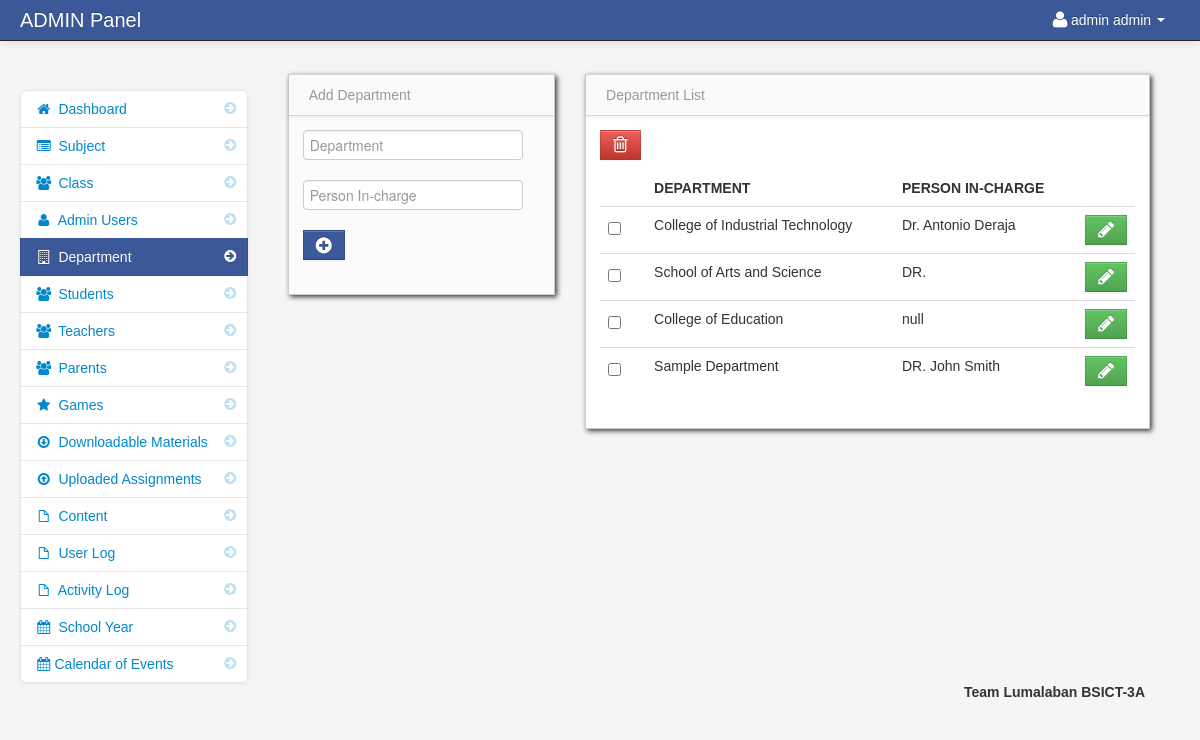
The page /admin/department.php (signed in) on the database as committed earlier.
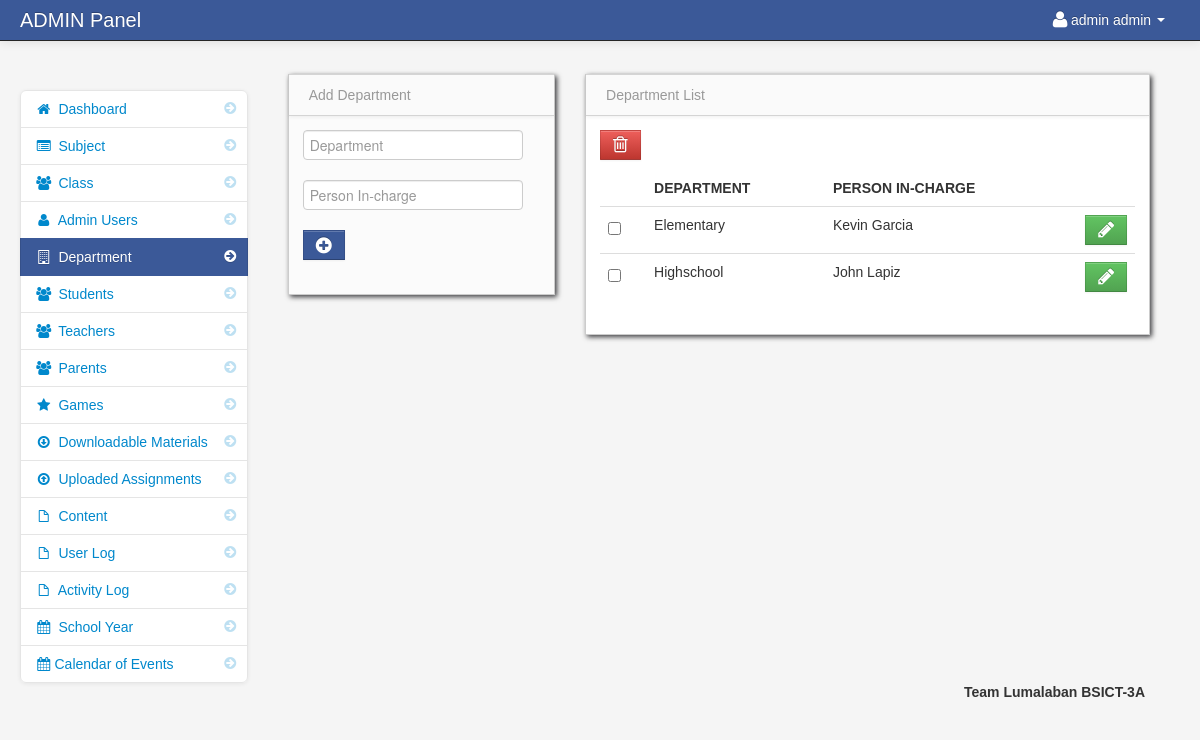
The same page on the database as committed later.
### tables this page shows
CREATE TABLE `department` (
  `department_id` int(11) NOT NULL,
  `department_name` varchar(100) NOT NULL,
  `dean` varchar(100) NOT NULL
);

### admin/department.php (the view, shortened to what this page needs)
<?php include('header.php'); ?>
    <body>
		<?php include('navbar.php'); ?>
        <div class="container-fluid">
            <div class="row-fluid">
				<?php include('department_sidebar.php'); ?>
				<div class="span3" id="adduser">
				<?php include('add_department.php'); ?>
				</div>
                <div class="span6" id="">
                     <div class="row-fluid">
                        <div id="block_bg" class="block">
                            <div class="navbar navbar-inner block-header">
                                <div class="muted pull-left">Department List</div>
                            </div>
                            <div class="block-content collapse in">
                                <div class="span12">
									<form action="delete_department.php" method="post">
  									<table cellpadding="0" cellspacing="0" border="0" class="table" id="example">
									<a data-toggle="modal" href="#department_delete" id="delete"  class="btn btn-danger" name=""><i class="icon-trash icon-large"></i></a>
										<thead>
										  <tr>
												<th></th>
												<th>Department</th>
												<th>Person In-charge</th>
												<th></th>
										   </tr>
										</thead>
										<tbody>
													<?php
													$user_query = mysqli_query($conn,"select * from department")or die(mysqli_error());
													while($row = mysqli_fetch_array($user_query)){
													$id = $row['department_id'];
													?>
													<tr>
														<td width="30">
														<input id="optionsCheckbox" class="uniform_on" name="selector[]" type="checkbox" value="<?php echo $id; ?>">
														</td>
														<td><?php echo $row['department_name']; ?></td>
														<td><?php echo $row['dean']; ?></td>
														<td width="30"><a href="edit_department.php<?php echo '?id='.$id; ?>" class="btn btn-success"><i class="icon-pencil icon-large"></i></a></td>
													</tr>
												<?php } ?>
										</tbody>
									</table>
									</form>
                                </div>
                            </div>
                        </div>
                    </div>
                </div>
            </div>
		<?php include('footer.php'); ?>
        </div>
		<?php include('script.php'); ?>
    </body>
</html>

Rows that differ between the two databases and show on the page:
removed department: department_name "College of Industrial Technology", dean "Dr. Antonio Deraja"
removed department: department_name "School of Arts and Science", dean "DR."
removed department: department_name "College of Education", dean "null"
removed department: department_name "Sample Department", dean "DR. John Smith"
added department: department_name "Elementary", dean "Kevin Garcia"
added department: department_name "Highschool", dean "John Lapiz"
